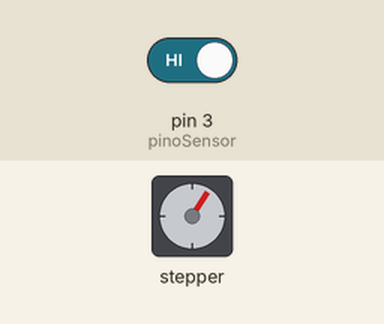
The sketch below on a simulated Arduino Uno, built with avr-gcc and run on an emulated ATmega328P. Parts: stepper motor. Inputs (shaded band) come from the test bench; at power-on: pin 3 (pinoSensor) HIGH. Stepper angles assume 65 steps per turn.

Above: at 0.15 s.
At 1.2 s:
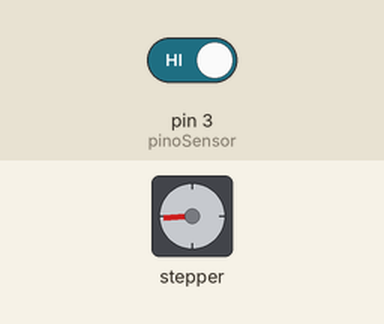
1.3 s: pin 3 (pinoSensor) driven LOW
At 1.71 s:
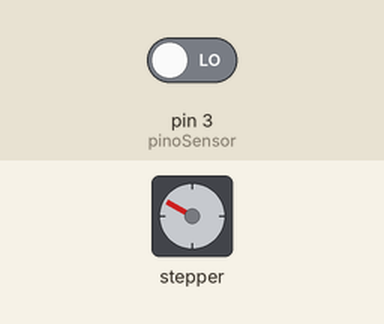
Timing chart, 0 to 5.5 s (numbered marks = the images above; inputs shaded):
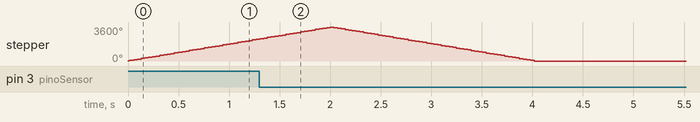

The sketch:

smart-window.ino
```cpp
#include <Stepper.h> //INCLUSÃO DE BIBLIOTECA

const int stepsPerRevolution = 65; //NÚMERO DE PASSOS POR VOLTA

Stepper myStepper(stepsPerRevolution, 8, 10, 9, 11); //INICIALIZA O MOTOR UTILIZANDO OS PINOS DIGITAIS 8, 9, 10, 11

const int pinoSensor = 3; //PINO DIGITAL UTILIZADO PELO SENSOR

int lastState = 0;

void setup() {
  pinMode(pinoSensor, INPUT); //DEFINE O PINO COMO ENTRADA
  myStepper.setSpeed(300); //VELOCIDADE DO MOTOR
}

void loop() {


  if (digitalRead(pinoSensor) == LOW && digitalRead(pinoSensor) != lastState ) { //SE A LEITURA DO PINO FOR IGUAL A LOW, FAZ
    lastState = digitalRead(pinoSensor);
    for (int i = 0; i < 10; i++) { //PARA "i" IGUAL A 0, ENQUANTO "i" MENOR QUE 10 INCREMENTA "i"
      myStepper.step(-stepsPerRevolution); //GIRA O MOTOR NO SENTIDO HORÁRIO
    }
  } else if (digitalRead(pinoSensor) == HIGH && digitalRead(pinoSensor) != lastState) { //SENÃO, FAZ
    lastState = digitalRead(pinoSensor);
    //LAÇO "for" QUE LIMITA O TEMPO EM QUE O MOTOR GIRA NO SENTIDO ANTI-HORÁRIO
    for (int i = 0; i < 10; i++) { //PARA "i" IGUAL A 0, ENQUANTO "i" MENOR QUE 10 INCREMENTA "i"
      myStepper.step(stepsPerRevolution); //GIRA O MOTOR NO SENTIDO ANTI-HORÁRIO
    }
  }


}
```
